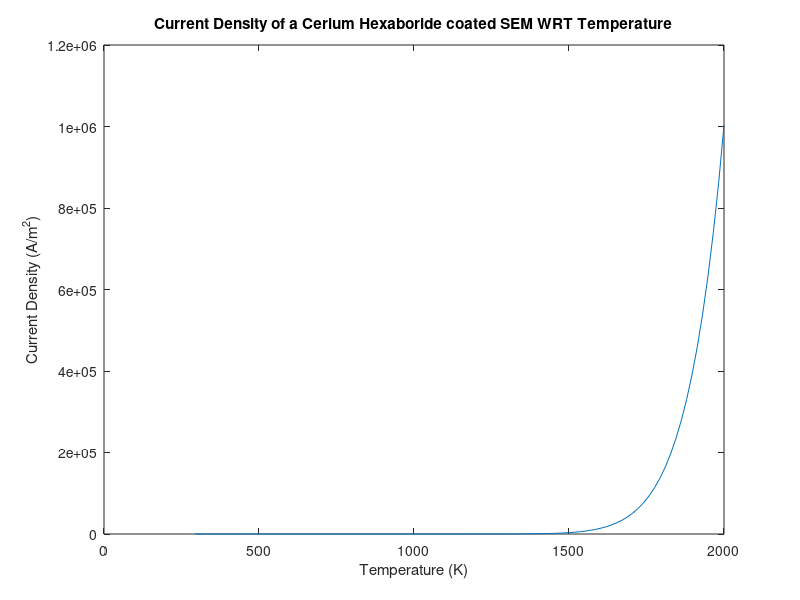

Recreate this plot in MATLAB.
% This File is to plot the current density of a cerium hexaboride coated
% electron gun vs temerature

me = 9.109*power(10,-31);
q  = 1.602*power(10,-19);
h  =  6.62607*power(10,-34);
k  = 1.380*power(10,-23);
wf = 2.65*q;
e  = 2.718281828459045;
T  = linspace(293,2000, 100);
wk = linspace(1,100,1);
J  = linspace(1,100,1);
pp = linspace(1,100,1);

J = (4*pi*me*q/(h^3)).*((k*T).^2).*exp(-wf./(k.*T));
plot(T,J)
title('Current Density of a Cerium Hexaboride coated SEM WRT Temperature')
xlabel('Temperature (K)')
ylabel('Current Density (A/m^2)')
%[t,j] = meshgrid(T,J);
%z = linspace(1,100,1);
%surf(t,j,z)








